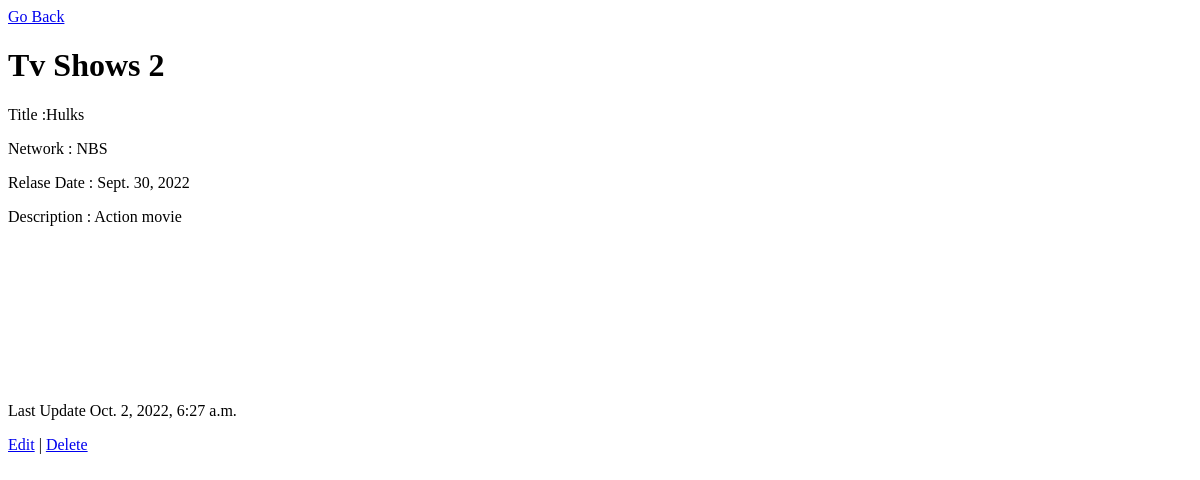
/show/2, run on an earlier commit of the app's database.
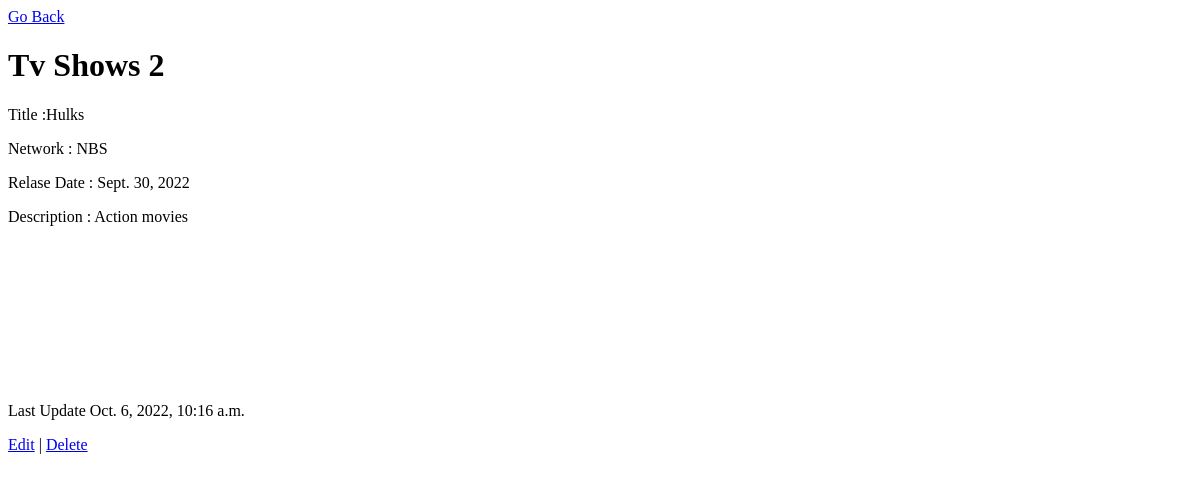
And on a later commit of the database.
### tvshows/models.py (models this page shows)
class Show(models.Model):
    title=models.CharField(max_length=240)
    network=models.CharField(max_length=255)
    relasedate=models.DateField(blank=True, null=True)
    description=models.CharField(max_length=255)
    created_at = models.DateTimeField(auto_now_add=True)
    updated_at = models.DateTimeField(auto_now=True)
    objects=ShowManager()

### tvshows/views.py (the view)
# urls.py: path('show/<int:id>',views.newshow),
def newshow(request,id):
    context = {
        "shows":Show.objects.get(id=id)
    }
    return render(request,'newshow.html',context)

### tvshows/templates/newshow.html (shortened to what this page needs)
<!DOCTYPE html>
<html lang="en">
<head>
</head>
<body>
    <a href="/shows" class="edit1">Go Back</a>
    <h1>Tv Shows {{shows.id}}</h1>
    <p>Title :{{shows.title}}</p>
    <p>Network : {{shows.network}}</p>
    <p>Relase Date : {{shows.relasedate}}</p>
    <p>Description : {{shows.description}}</p>
    <br><br><br><br><br><br><br><br>
    <p>Last Update {{shows.updated_at}}</p>
    <div><a href="/show/{{shows.id}}/edit">Edit</a> | <a href="/shows/{{shows.id}}/destroy">Delete</a></div>
</body>
</html>

What changed in the data, as far as the page shows it:
changed Show "Hulks": description "Action movie" → "Action movies"; updated_at "Oct. 2, 2022, 6:27 a.m." → "Oct. 6, 2022, 10:16 a.m."
